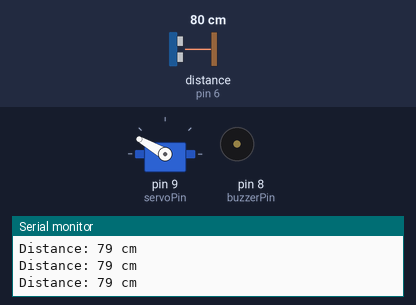
Simulated run of this sketch. Board: Arduino Uno, built with avr-gcc and run on an emulated ATmega328P. On the bench: servo, buzzer (waves = sounding), the last lines printed to the serial monitor. Wiring (inferred from the names in the program): ultrasonic range finder: trigger pin 7; echo pin 6. Inputs (shaded band) come from the test bench; at power-on: distance to the obstacle (sensor on pin 6) 80 cm. The echo pulse lasts 58.3 µs per cm.

Above: at 2.11 s.
2.3 s: distance to the obstacle (sensor on pin 6) set to 54 cm
5.3 s: distance to the obstacle (sensor on pin 6) set to 46 cm
At 5.78 s:
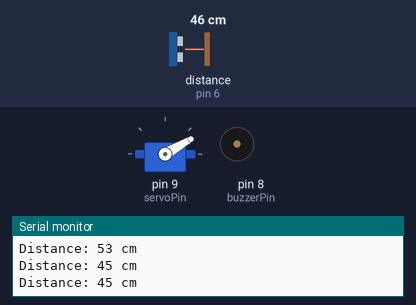
8.3 s: distance to the obstacle (sensor on pin 6) set to 120 cm
At 9.83 s:
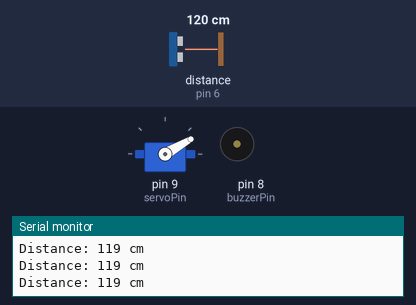
11.3 s: distance to the obstacle (sensor on pin 6) set to 2 cm
At 11.47 s:
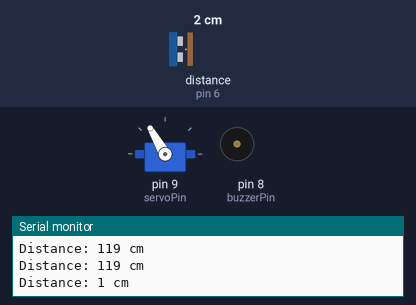
14.3 s: distance to the obstacle (sensor on pin 6) set to 60 cm
At 15.34 s:
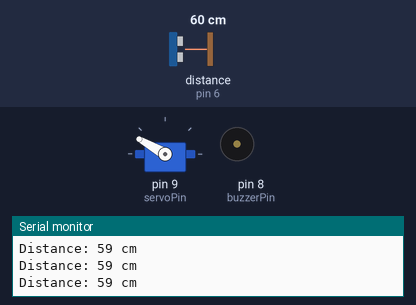
17.3 s: distance to the obstacle (sensor on pin 6) set to 4 cm
At 17.69 s:
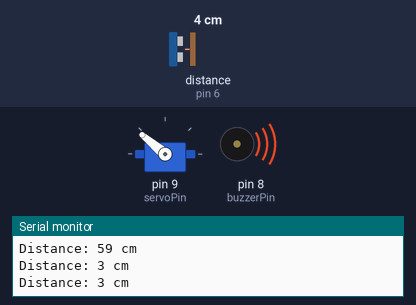
Timing chart, 0 to 21.3 s (numbered marks = the images above; inputs shaded):
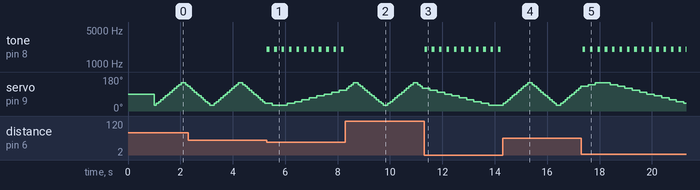

The sketch:

blindstick.ino
```cpp
#include <Servo.h>

Servo scannerServo;

// Pin connections
const int trigPin = 7;
const int echoPin = 6;
const int servoPin = 9;
const int buzzerPin = 8;

// Detection distance in centimeters
const int detectionDistance = 50;

// Servo scanning angles
const int minAngle = 30;
const int maxAngle = 150;

// Measure distance using HC-SR04
long getDistance() {

  // Make sure TRIG starts LOW
  digitalWrite(trigPin, LOW);
  delayMicroseconds(2);

  // Send ultrasonic pulse
  digitalWrite(trigPin, HIGH);
  delayMicroseconds(10);
  digitalWrite(trigPin, LOW);

  // Read echo time
  long duration = pulseIn(echoPin, HIGH, 30000);

  // If no echo is received
  if (duration == 0) {
    return 999;
  }

  // Convert time to distance in cm
  long distance = duration * 0.0343 / 2;

  return distance;
}

// Check for obstacle
void checkObstacle() {

  long distance = getDistance();

  Serial.print("Distance: ");
  Serial.print(distance);
  Serial.println(" cm");

  // Obstacle detected
  if (distance > 0 && distance <= detectionDistance) {

    // Beep
    tone(buzzerPin, 2000);
    delay(100);

    noTone(buzzerPin);
    delay(100);

  }
  else {

    noTone(buzzerPin);
  }
}

void setup() {

  Serial.begin(9600);

  pinMode(trigPin, OUTPUT);
  pinMode(echoPin, INPUT);
  pinMode(buzzerPin, OUTPUT);

  scannerServo.attach(servoPin);

  // Start at centre
  scannerServo.write(90);

  delay(1000);

  Serial.println("SMART RADAR BLIND STICK");
  Serial.println("System Started");
}

void loop() {

  // Scan from left to right
  for (int angle = minAngle; angle <= maxAngle; angle += 10) {

    scannerServo.write(angle);

    // Give servo time to move
    delay(80);

    checkObstacle();
  }


  // Scan from right to left
  for (int angle = maxAngle; angle >= minAngle; angle -= 10) {

    scannerServo.write(angle);

    // Give servo time to move
    delay(80);

    checkObstacle();
  }
}
```

Measured:
- the behaviour switches between 52 and 51 cm on distance to the obstacle (sensor on pin 6) (found by bisection; images 0 and 1)
- after the input at 5.3 s, tone on pin 8 (buzzerPin): alternates 2000 Hz for 0.10 s and silent for 0.18 s, starting at once
- after the input at 8.3 s, tone on pin 8 (buzzerPin): stops changing and stays silent
- after the input at 11.3 s, tone on pin 8 (buzzerPin): alternates 2000 Hz for 0.10 s and silent for 0.18 s, starting at once
- after the input at 14.3 s, tone on pin 8 (buzzerPin): stops changing and stays silent
- after the input at 17.3 s, tone on pin 8 (buzzerPin): alternates 2000 Hz for 0.10 s and silent for 0.18 s, starting after 0.06 s
- by itself, servo on pin 9 (servoPin): rises from 130° to 150° in 0.28 s, then falls to 40° in 3.4 s
